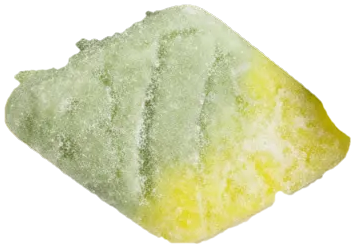
#> input picture wordpress/images/drops/diamond.png, 355 x 248 px, found by its file name
$ python dia.py
#> lines starting #> are read from the running program, lines starting #| are printed output that depends on the picture; after the words box and inside, x2 and y2 are one past the last pixel; in counts of white or black regions, pixels touching at a corner belong together
# the BUBS Strawberry Vanilla Diamond stand-in, from the real Tutti Frutti Diamond photo: the green layer becomes
# strawberry pink and the yellow layer vanilla cream; light, shade and sugar come from the photo's own brightness
import numpy as np, cv2
from PIL import Image
im = np.array(Image.open('cut/diamond.png')).astype(np.float32)
rgb, a = im[..., :3], im[..., 3]
hsv = cv2.cvtColor(rgb.astype(np.uint8), cv2.COLOR_RGB2HSV).astype(np.float32)
H = hsv[..., 0] * 2
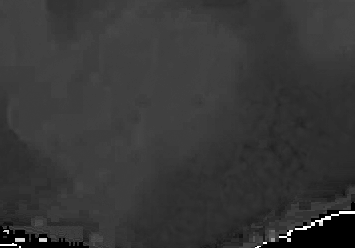
#> H: shape (248, 355) float32; min 0, max 300, mean 65.3; drawn with min black and max white
m = a > 20
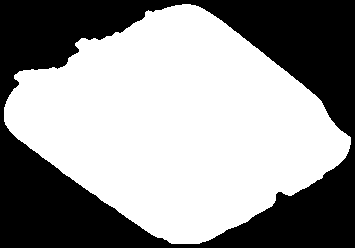
#> m: shape (248, 355) bool; 58.5% white; 1 black region, box (x1, y1, x2, y2) and area: (0, 0, 355, 248) 36573
g = ((H >= 64) & (H <= 150) & m).astype(np.float32)
#> g: shape (248, 355) float32; values 0 (black) and 1 (white), 36.9% white; 28 white regions (27 under 20 px), largest, box (x1, y1, x2, y2) and area: (6, 4, 264, 220) 32425
y = ((H >= 25) & (H < 64) & m).astype(np.float32)
#> y: shape (248, 355) float32; values 0 (black) and 1 (white), 21.5% white; 25 white regions (21 under 20 px), largest, box (x1, y1, x2, y2) and area: (127, 53, 351, 244) 18820, (4, 104, 8, 126) 47, (9, 129, 19, 139) 31, (44, 158, 51, 163) 20
g, y = cv2.GaussianBlur(g, (0, 0), 7), cv2.GaussianBlur(y, (0, 0), 7)
t = g / (g + y + 1e-4)                                  # 1 = strawberry layer, 0 = vanilla layer
t = np.clip((t - 0.5) * 1.6 + 0.5, 0, 1)
L = (0.3 * rgb[..., 0] + 0.59 * rgb[..., 1] + 0.11 * rgb[..., 2]) / 255
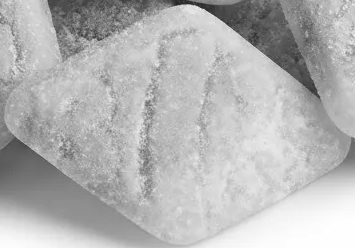
#> L: shape (248, 355) float32; min 0.134, max 0.996, mean 0.71
def norm(w):
    v = L[(w > 0.6) & m]; lo, hi = np.percentile(v, 3), np.percentile(v, 99.5)
#> after `lo, hi = (np.percentile(v, 3), np.percentile(v, 99.5))`: lo = 0.566; hi = 0.873
    return np.clip((L - lo) / (hi - lo), 0, 1)
def ramp(x, c0, c1, c2):                                # dark -> mid -> light
#> called with c0 = (148, 26, 52), c1 = (226, 84, 108), c2 = (255, 212, 218)
    x = x[..., None]; c0, c1, c2 = map(np.array, (c0, c1, c2))
#> after `c0, c1, c2 = map(np.array, (c0, c1, c2))`: c0 = [148, 26, 52]; c1 = [226, 84, 108]; c2 = [255, 212, 218]
    return np.where(x < 0.6, c0 + (c1 - c0) * (x / 0.6), c1 + (c2 - c1) * ((x - 0.6) / 0.4))
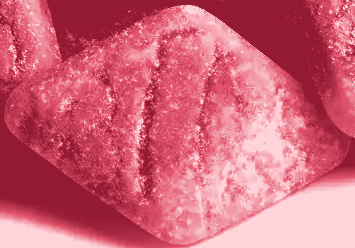
#> returned value: shape (248, 355, 3) float64; mean of channels 0, 1, 2 209.5, 99.8, 119.7; drawn as R, G, B
straw = ramp(norm(t), (148, 26, 52), (226, 84, 108), (255, 212, 218))
vanil = ramp(norm(1 - t), (176, 146, 104), (241, 222, 186), (255, 252, 240))
#> in norm (call 2), `v = L[(w > 0.6) & m]`: v = 18569 values, max 0.923 at index 6400, min 0.346 at index 1577, mean 0.79
#> in norm (call 2), `lo, hi = (np.percentile(v, 3), np.percentile(v, 99.5))`: lo = 0.596; hi = 0.899
#> in norm (call 2), `return np.clip((L - lo) / (hi - lo), 0, 1)`:
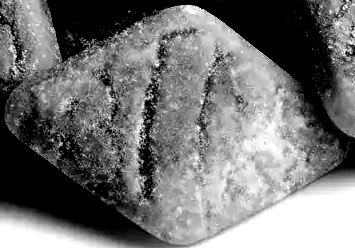
#> returned value: shape (248, 355) float32; min 0, max 1, mean 0.454
#> call 2 of ramp, with c0 = (176, 146, 104), c1 = (241, 222, 186), c2 = (255, 252, 240)
#> in ramp (call 2), `c0, c1, c2 = map(np.array, (c0, c1, c2))`: c0 = [176, 146, 104]; c1 = [241, 222, 186]; c2 = [255, 252, 240]
#> in ramp (call 2), `return np.where(x < 0.6, c0 + (c1 - c0) * (x / 0.6), c1 + (c2 - c1) * ..`:
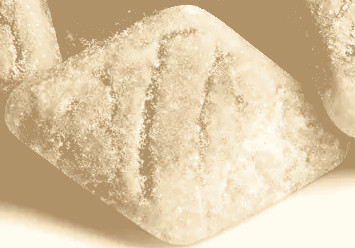
#> returned value: shape (248, 355, 3) float64; mean of channels 0, 1, 2 219.7, 199.6, 165.9; drawn as R, G, B
out = straw * t[..., None] + vanil * (1 - t[..., None])
Image.fromarray(np.dstack([np.clip(out, 0, 255), a]).astype(np.uint8), 'RGBA').save('cut/strawvan.png')
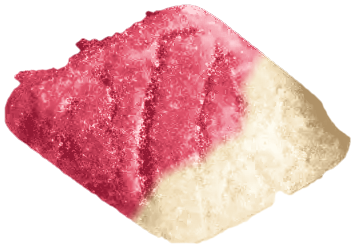
#> saved as strawvan.png: PIL image 355x248 RGBA; mean R, G, B, A 213.4, 144.4, 140, 147.2; transparent parts drawn white

$ run again, with wordpress/images/drops/fr_green.png copied over wordpress/images/drops/diamond.png
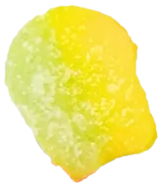
#> input picture wordpress/images/drops/fr_green.png, 162 x 187 px, found by its file name
#> `m = a > 20`:
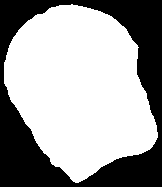
#> m: shape (187, 162) bool; 62.8% white; 1 black region, box (x1, y1, x2, y2) and area: (0, 0, 162, 187) 11276
#> v = 3629 values, max 0.936 at index 85, min 0.768 at index 1071, mean 0.849
#> lo = 0.808; hi = 0.919
#> c0 = [148, 26, 52]; c1 = [226, 84, 108]; c2 = [255, 212, 218]
#> `Image.fromarray(np.dstack([np.clip(out, 0, 255), a]).astype(np.uint8),..`:
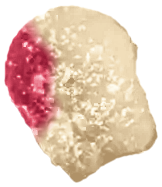
#> saved as strawvan.png: PIL image 162x187 RGBA; mean R, G, B, A 219.2, 182.6, 158.3, 156.9; transparent parts drawn white
